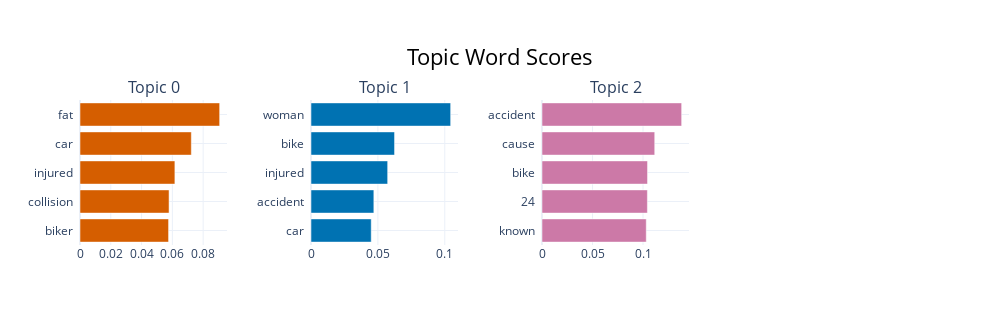

Here is the notebook cell this chart was saved with:
### Code cell
model_e_bikes.visualize_barchart()

### Figure 1 — Plotly figure (JSON) as saved in the notebook; plotly's stock layout.template omitted (floating-point values rounded to 4 significant figures)
{"data": [{"marker": {"color": "#D55E00"}, "orientation": "h", "type": "bar", "x": [0.05754, 0.05786, 0.06164, 0.07232, 0.09072], "xaxis": "x", "y": ["biker  ", "collision  ", "injured  ", "car  ", "fat  "], "yaxis": "y"}, {"marker": {"color": "#0072B2"}, "orientation": "h", "type": "bar", "x": [0.04502, 0.04698, 0.05731, 0.06245, 0.1044], "xaxis": "x2", "y": ["car  ", "accident  ", "injured  ", "bike  ", "woman  "], "yaxis": "y2"}, {"marker": {"color": "#CC79A7"}, "orientation": "h", "type": "bar", "x": [0.1032, 0.1043, 0.1045, 0.1116, 0.1383], "xaxis": "x3", "y": ["known  ", "24  ", "bike  ", "cause  ", "accident  "], "yaxis": "y3"}], "layout": {"annotations": [{"font": {"size": 16}, "showarrow": false, "text": "Topic 0", "x": 0.0875, "xanchor": "center", "xref": "paper", "y": 1, "yanchor": "bottom", "yref": "paper"}, {"font": {"size": 16}, "showarrow": false, "text": "Topic 1", "x": 0.3625, "xanchor": "center", "xref": "paper", "y": 1, "yanchor": "bottom", "yref": "paper"}, {"font": {"size": 16}, "showarrow": false, "text": "Topic 2", "x": 0.6375, "xanchor": "center", "xref": "paper", "y": 1, "yanchor": "bottom", "yref": "paper"}], "height": 325, "hoverlabel": {"bgcolor": "white", "font": {"family": "Rockwell", "size": 16}}, "showlegend": false, "title": {"font": {"color": "Black", "size": 22}, "text": "Topic Word Scores", "x": 0.5, "xanchor": "center", "yanchor": "top"}, "width": 1000, "xaxis": {"anchor": "y", "domain": [0, 0.175], "showgrid": true}, "xaxis2": {"anchor": "y2", "domain": [0.275, 0.45], "showgrid": true}, "xaxis3": {"anchor": "y3", "domain": [0.55, 0.725], "showgrid": true}, "xaxis4": {"anchor": "y4", "domain": [0.825, 1], "showgrid": true}, "yaxis": {"anchor": "x", "domain": [0, 1], "showgrid": true}, "yaxis2": {"anchor": "x2", "domain": [0, 1], "showgrid": true}, "yaxis3": {"anchor": "x3", "domain": [0, 1], "showgrid": true}, "yaxis4": {"anchor": "x4", "domain": [0, 1], "showgrid": true}}}
